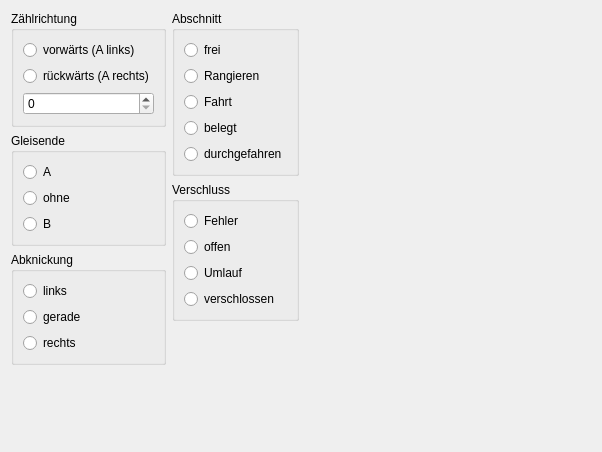
<?xml version="1.0" encoding="UTF-8"?>
<ui version="4.0">
 <class>RailStudy</class>
 <widget class="QWidget" name="RailStudy">
  <property name="geometry">
   <rect>
    <x>0</x>
    <y>0</y>
    <width>602</width>
    <height>452</height>
   </rect>
  </property>
  <property name="windowTitle">
   <string>Form</string>
  </property>
  <layout class="QHBoxLayout" name="horizontalLayout">
   <item>
    <layout class="QVBoxLayout" name="verticalLayout_5">
     <item>
      <widget class="QGroupBox" name="groupBox_2">
       <property name="title">
        <string>Zählrichtung</string>
       </property>
       <layout class="QVBoxLayout" name="verticalLayout_3">
        <item>
         <widget class="QRadioButton" name="forwardButton">
          <property name="text">
           <string>vorwärts (A links)</string>
          </property>
         </widget>
        </item>
        <item>
         <widget class="QRadioButton" name="backwardButton">
          <property name="text">
           <string>rückwärts (A rechts)</string>
          </property>
         </widget>
        </item>
        <item>
         <widget class="QSpinBox" name="extensionBox">
          <property name="maximum">
           <number>8</number>
          </property>
         </widget>
        </item>
       </layout>
      </widget>
     </item>
     <item>
      <widget class="QGroupBox" name="groupBox">
       <property name="title">
        <string>Gleisende</string>
       </property>
       <layout class="QVBoxLayout" name="verticalLayout">
        <item>
         <widget class="QRadioButton" name="leftButton">
          <property name="text">
           <string>A</string>
          </property>
         </widget>
        </item>
        <item>
         <widget class="QRadioButton" name="noButton">
          <property name="text">
           <string>ohne</string>
          </property>
         </widget>
        </item>
        <item>
         <widget class="QRadioButton" name="rightButton">
          <property name="text">
           <string>B</string>
          </property>
         </widget>
        </item>
       </layout>
      </widget>
     </item>
     <item>
      <widget class="QGroupBox" name="groupBox_5">
       <property name="title">
        <string>Abknickung</string>
       </property>
       <layout class="QVBoxLayout" name="verticalLayout_7">
        <item>
         <widget class="QRadioButton" name="leftBendButton">
          <property name="text">
           <string>links</string>
          </property>
         </widget>
        </item>
        <item>
         <widget class="QRadioButton" name="straightButton">
          <property name="text">
           <string>gerade</string>
          </property>
         </widget>
        </item>
        <item>
         <widget class="QRadioButton" name="rightBendButton">
          <property name="text">
           <string>rechts</string>
          </property>
         </widget>
        </item>
       </layout>
      </widget>
     </item>
     <item>
      <spacer name="verticalSpacer">
       <property name="orientation">
        <enum>Qt::Vertical</enum>
       </property>
       <property name="sizeHint" stdset="0">
        <size>
         <width>20</width>
         <height>40</height>
        </size>
       </property>
      </spacer>
     </item>
    </layout>
   </item>
   <item>
    <layout class="QVBoxLayout" name="verticalLayout_2">
     <item>
      <widget class="QGroupBox" name="groupBox_4">
       <property name="title">
        <string>Abschnitt</string>
       </property>
       <layout class="QVBoxLayout" name="verticalLayout_4">
        <item>
         <widget class="QRadioButton" name="freeButton">
          <property name="text">
           <string>frei</string>
          </property>
         </widget>
        </item>
        <item>
         <widget class="QRadioButton" name="shuntButton">
          <property name="text">
           <string>Rangieren</string>
          </property>
         </widget>
        </item>
        <item>
         <widget class="QRadioButton" name="tourButton">
          <property name="text">
           <string>Fahrt</string>
          </property>
         </widget>
        </item>
        <item>
         <widget class="QRadioButton" name="occupiedButton">
          <property name="text">
           <string>belegt</string>
          </property>
         </widget>
        </item>
        <item>
         <widget class="QRadioButton" name="passedButton">
          <property name="text">
           <string>durchgefahren</string>
          </property>
         </widget>
        </item>
       </layout>
      </widget>
     </item>
     <item>
      <widget class="QGroupBox" name="groupBox_3">
       <property name="title">
        <string>Verschluss</string>
       </property>
       <layout class="QVBoxLayout" name="verticalLayout_6">
        <item>
         <widget class="QRadioButton" name="errorButton">
          <property name="text">
           <string>Fehler</string>
          </property>
         </widget>
        </item>
        <item>
         <widget class="QRadioButton" name="openButton">
          <property name="text">
           <string>offen</string>
          </property>
         </widget>
        </item>
        <item>
         <widget class="QRadioButton" name="pendingButton">
          <property name="text">
           <string>Umlauf</string>
          </property>
         </widget>
        </item>
        <item>
         <widget class="QRadioButton" name="lockedButton">
          <property name="text">
           <string>verschlossen</string>
          </property>
         </widget>
        </item>
       </layout>
      </widget>
     </item>
     <item>
      <spacer name="verticalSpacer_2">
       <property name="orientation">
        <enum>Qt::Vertical</enum>
       </property>
       <property name="sizeHint" stdset="0">
        <size>
         <width>20</width>
         <height>40</height>
        </size>
       </property>
      </spacer>
     </item>
    </layout>
   </item>
   <item>
    <widget class="QWidget" name="symbolWidget" native="true">
     <property name="sizePolicy">
      <sizepolicy hsizetype="Preferred" vsizetype="Preferred">
       <horstretch>3</horstretch>
       <verstretch>0</verstretch>
      </sizepolicy>
     </property>
     <widget class="mrw::ui::RailWidget" name="smallSwitchWidget" native="true">
      <property name="geometry">
       <rect>
        <x>20</x>
        <y>250</y>
        <width>40</width>
        <height>40</height>
       </rect>
      </property>
     </widget>
     <widget class="mrw::ui::RailWidget" name="bigSwitchWidget" native="true">
      <property name="geometry">
       <rect>
        <x>20</x>
        <y>20</y>
        <width>200</width>
        <height>200</height>
       </rect>
      </property>
     </widget>
    </widget>
   </item>
  </layout>
 </widget>
 <customwidgets>
  <customwidget>
   <class>mrw::ui::RailWidget</class>
   <extends>QWidget</extends>
   <header location="global">ui/railwidget.h</header>
   <container>1</container>
  </customwidget>
 </customwidgets>
 <tabstops>
  <tabstop>forwardButton</tabstop>
  <tabstop>extensionBox</tabstop>
  <tabstop>leftButton</tabstop>
  <tabstop>noButton</tabstop>
  <tabstop>rightButton</tabstop>
  <tabstop>freeButton</tabstop>
  <tabstop>shuntButton</tabstop>
  <tabstop>tourButton</tabstop>
  <tabstop>occupiedButton</tabstop>
  <tabstop>passedButton</tabstop>
  <tabstop>errorButton</tabstop>
  <tabstop>openButton</tabstop>
  <tabstop>pendingButton</tabstop>
  <tabstop>lockedButton</tabstop>
 </tabstops>
 <resources/>
 <connections/>
</ui>
